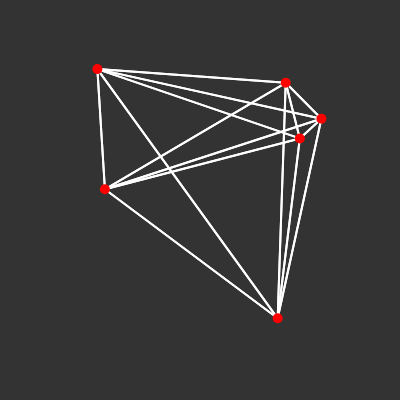
Frame 1 (no input)
Frame 60 (no input): identical to frame 1, image omitted
Frame 120 (the mouse pressed at the canvas centre since frame 60): identical to frame 1, image omitted

The p5.js sketch that drew this single still picture (run headless with seeded random() and noise() and a simulated clock; from frame 60 on, the mouse is pressed at the canvas centre):

// p5.js sketch
// ── sketch.js
const nodes = []

function setup() {
    createCanvas(400, 400);
    for (var i = 0; i < 6; i++) {
        const node = {
            pos: createVector(random(0, width), random(0, height)),
            reached: false,
            get x() {
                return this.pos.x
            },
            get y() {
                return this.pos.y
            },
            children: []
        }
        nodes.push(node)
    }
    graph = new Graph(nodes)
    stroke(255)
    strokeWeight(5)
}

function draw() {
    background(51);
    // for (let node of nodes) {
    //     point(node.x, node.y)
    // }
    graph.show()
}

class Graph {
    constructor(vertices) {
        this.connectionMatrix = []
        this.vertices = vertices
        for (let i = 0; i < vertices.length; i++) {
            const row = []
            const left = vertices[i]
            for (let j = 0; j < vertices.length; j++) {
                if (i === j) row.push(0)
                else {
                    const right = vertices[j]
                    const r = left.pos.copy().sub(right.pos).mag()
                    row.push(r)
                }
            }
            this.connectionMatrix.push(row)
        }
    }
    setConnection() {
        ;
    }
    show() {
        for (let i = 0; i < this.connectionMatrix.length; i++) {
            for (let j = 0; j < this.connectionMatrix.length; j++) {
                if (this.connectionMatrix[i][j]) {
                    const left = this.vertices[i]
                    const right = this.vertices[j]
                    stroke(255)
                    strokeWeight(2)
                    line(left.x,left.y,right.x,right.y)
                }
            }
        }
        for (vertex of this.vertices) {
            strokeWeight(10)
            stroke(255,0,0)
            point(vertex.x, vertex.y)
        }
    }
}
